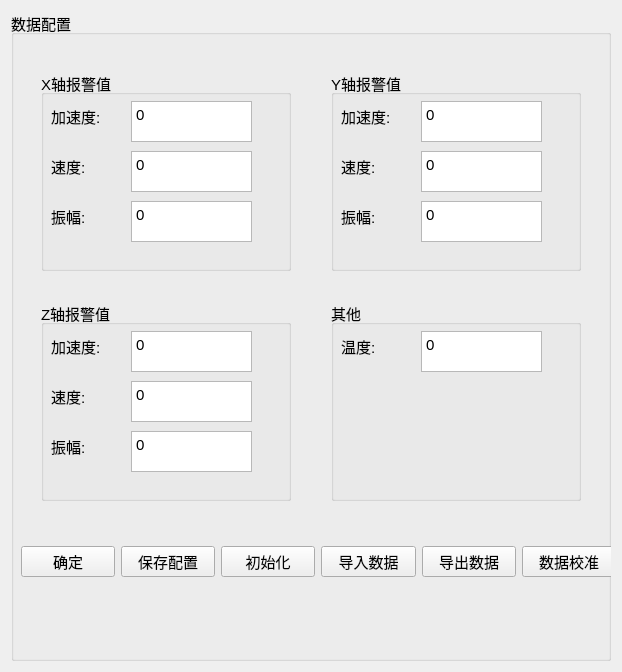
     <widget class="QWidget" name="tab_4">
      <attribute name="title">
       <string>参数配置</string>
      </attribute>
      <layout class="QGridLayout" name="gridLayout_5">
       <item row="0" column="0">
        <widget class="QGroupBox" name="groupBox_8">
         <property name="minimumSize">
          <size>
           <width>600</width>
           <height>650</height>
          </size>
         </property>
         <property name="maximumSize">
          <size>
           <width>600</width>
           <height>650</height>
          </size>
         </property>
         <property name="font">
          <font>
           <pointsize>11</pointsize>
          </font>
         </property>
         <property name="title">
          <string>数据配置</string>
         </property>
         <widget class="QGroupBox" name="groupBox_9">
          <property name="geometry">
           <rect>
            <x>30</x>
            <y>60</y>
            <width>250</width>
            <height>200</height>
           </rect>
          </property>
          <property name="minimumSize">
           <size>
            <width>250</width>
            <height>200</height>
           </size>
          </property>
          <property name="maximumSize">
           <size>
            <width>250</width>
            <height>200</height>
           </size>
          </property>
          <property name="font">
           <font>
            <pointsize>11</pointsize>
           </font>
          </property>
          <property name="title">
           <string>X轴报警值</string>
          </property>
          <widget class="QLabel" name="label_15">
           <property name="geometry">
            <rect>
             <x>10</x>
             <y>30</y>
             <width>71</width>
             <height>31</height>
            </rect>
           </property>
           <property name="text">
            <string>加速度:</string>
           </property>
          </widget>
          <widget class="QLabel" name="label_16">
           <property name="geometry">
            <rect>
             <x>10</x>
             <y>80</y>
             <width>61</width>
             <height>31</height>
            </rect>
           </property>
           <property name="text">
            <string>速度:</string>
           </property>
          </widget>
          <widget class="QLabel" name="label_17">
           <property name="geometry">
            <rect>
             <x>10</x>
             <y>130</y>
             <width>61</width>
             <height>31</height>
            </rect>
           </property>
           <property name="text">
            <string>振幅:</string>
           </property>
          </widget>
          <widget class="QTextEdit" name="textEdit">
           <property name="geometry">
            <rect>
             <x>90</x>
             <y>30</y>
             <width>121</width>
             <height>41</height>
            </rect>
           </property>
           <property name="html">
            <string>&lt;!DOCTYPE HTML PUBLIC &quot;-//W3C//DTD HTML 4.0//EN&quot; &quot;http://www.w3.org/TR/REC-html40/strict.dtd&quot;&gt;
&lt;html&gt;&lt;head&gt;&lt;meta name=&quot;qrichtext&quot; content=&quot;1&quot; /&gt;&lt;style type=&quot;text/css&quot;&gt;
p, li { white-space: pre-wrap; }
&lt;/style&gt;&lt;/head&gt;&lt;body style=&quot; font-family:'SimSun'; font-size:11pt; font-weight:400; font-style:normal;&quot;&gt;
&lt;p style=&quot; margin-top:0px; margin-bottom:0px; margin-left:0px; margin-right:0px; -qt-block-indent:0; text-indent:0px;&quot;&gt;0&lt;/p&gt;&lt;/body&gt;&lt;/html&gt;</string>
           </property>
          </widget>
          <widget class="QTextEdit" name="textEdit_2">
           <property name="geometry">
            <rect>
             <x>90</x>
             <y>80</y>
             <width>121</width>
             <height>41</height>
            </rect>
           </property>
           <property name="html">
            <string>&lt;!DOCTYPE HTML PUBLIC &quot;-//W3C//DTD HTML 4.0//EN&quot; &quot;http://www.w3.org/TR/REC-html40/strict.dtd&quot;&gt;
&lt;html&gt;&lt;head&gt;&lt;meta name=&quot;qrichtext&quot; content=&quot;1&quot; /&gt;&lt;style type=&quot;text/css&quot;&gt;
p, li { white-space: pre-wrap; }
&lt;/style&gt;&lt;/head&gt;&lt;body style=&quot; font-family:'SimSun'; font-size:11pt; font-weight:400; font-style:normal;&quot;&gt;
&lt;p style=&quot; margin-top:0px; margin-bottom:0px; margin-left:0px; margin-right:0px; -qt-block-indent:0; text-indent:0px;&quot;&gt;0&lt;/p&gt;&lt;/body&gt;&lt;/html&gt;</string>
           </property>
          </widget>
          <widget class="QTextEdit" name="textEdit_3">
           <property name="geometry">
            <rect>
             <x>90</x>
             <y>130</y>
             <width>121</width>
             <height>41</height>
            </rect>
           </property>
           <property name="html">
            <string>&lt;!DOCTYPE HTML PUBLIC &quot;-//W3C//DTD HTML 4.0//EN&quot; &quot;http://www.w3.org/TR/REC-html40/strict.dtd&quot;&gt;
&lt;html&gt;&lt;head&gt;&lt;meta name=&quot;qrichtext&quot; content=&quot;1&quot; /&gt;&lt;style type=&quot;text/css&quot;&gt;
p, li { white-space: pre-wrap; }
&lt;/style&gt;&lt;/head&gt;&lt;body style=&quot; font-family:'SimSun'; font-size:11pt; font-weight:400; font-style:normal;&quot;&gt;
&lt;p style=&quot; margin-top:0px; margin-bottom:0px; margin-left:0px; margin-right:0px; -qt-block-indent:0; text-indent:0px;&quot;&gt;0&lt;/p&gt;&lt;/body&gt;&lt;/html&gt;</string>
           </property>
          </widget>
         </widget>
         <widget class="QGroupBox" name="groupBox_10">
          <property name="geometry">
           <rect>
            <x>320</x>
            <y>290</y>
            <width>250</width>
            <height>200</height>
           </rect>
          </property>
          <property name="minimumSize">
           <size>
            <width>250</width>
            <height>200</height>
           </size>
          </property>
          <property name="maximumSize">
           <size>
            <width>250</width>
            <height>200</height>
           </size>
          </property>
          <property name="font">
           <font>
            <pointsize>11</pointsize>
           </font>
          </property>
          <property name="title">
           <string>其他</string>
          </property>
          <widget class="QLabel" name="label_18">
           <property name="geometry">
            <rect>
             <x>10</x>
             <y>30</y>
             <width>51</width>
             <height>31</height>
            </rect>
           </property>
           <property name="text">
            <string>温度:</string>
           </property>
          </widget>
          <widget class="QTextEdit" name="textEdit_8">
           <property name="geometry">
            <rect>
             <x>90</x>
             <y>30</y>
             <width>121</width>
             <height>41</height>
            </rect>
           </property>
           <property name="html">
            <string>&lt;!DOCTYPE HTML PUBLIC &quot;-//W3C//DTD HTML 4.0//EN&quot; &quot;http://www.w3.org/TR/REC-html40/strict.dtd&quot;&gt;
&lt;html&gt;&lt;head&gt;&lt;meta name=&quot;qrichtext&quot; content=&quot;1&quot; /&gt;&lt;style type=&quot;text/css&quot;&gt;
p, li { white-space: pre-wrap; }
&lt;/style&gt;&lt;/head&gt;&lt;body style=&quot; font-family:'SimSun'; font-size:11pt; font-weight:400; font-style:normal;&quot;&gt;
&lt;p style=&quot; margin-top:0px; margin-bottom:0px; margin-left:0px; margin-right:0px; -qt-block-indent:0; text-indent:0px;&quot;&gt;0&lt;/p&gt;&lt;/body&gt;&lt;/html&gt;</string>
           </property>
          </widget>
         </widget>
         <widget class="QGroupBox" name="groupBox_11">
          <property name="geometry">
           <rect>
            <x>320</x>
            <y>60</y>
            <width>250</width>
            <height>200</height>
           </rect>
          </property>
          <property name="minimumSize">
           <size>
            <width>250</width>
            <height>200</height>
           </size>
          </property>
          <property name="maximumSize">
           <size>
            <width>250</width>
            <height>200</height>
           </size>
          </property>
          <property name="font">
           <font>
            <pointsize>11</pointsize>
           </font>
          </property>
          <property name="title">
           <string>Y轴报警值</string>
          </property>
          <widget class="QLabel" name="label_19">
           <property name="geometry">
            <rect>
             <x>10</x>
             <y>30</y>
             <width>71</width>
             <height>31</height>
            </rect>
           </property>
           <property name="text">
            <string>加速度:</string>
           </property>
          </widget>
          <widget class="QLabel" name="label_20">
           <property name="geometry">
            <rect>
             <x>10</x>
             <y>80</y>
             <width>61</width>
             <height>31</height>
            </rect>
           </property>
           <property name="text">
            <string>速度:</string>
           </property>
          </widget>
          <widget class="QLabel" name="label_21">
           <property name="geometry">
            <rect>
             <x>10</x>
             <y>130</y>
             <width>61</width>
             <height>31</height>
            </rect>
           </property>
           <property name="text">
            <string>振幅:</string>
           </property>
          </widget>
          <widget class="QTextBrowser" name="textBrowser_17">
           <property name="geometry">
            <rect>
             <x>90</x>
             <y>130</y>
             <width>121</width>
             <height>41</height>
            </rect>
           </property>
           <property name="html">
            <string>&lt;!DOCTYPE HTML PUBLIC &quot;-//W3C//DTD HTML 4.0//EN&quot; &quot;http://www.w3.org/TR/REC-html40/strict.dtd&quot;&gt;
&lt;html&gt;&lt;head&gt;&lt;meta name=&quot;qrichtext&quot; content=&quot;1&quot; /&gt;&lt;style type=&quot;text/css&quot;&gt;
p, li { white-space: pre-wrap; }
&lt;/style&gt;&lt;/head&gt;&lt;body style=&quot; font-family:'SimSun'; font-size:11pt; font-weight:400; font-style:normal;&quot;&gt;
&lt;p style=&quot; margin-top:0px; margin-bottom:0px; margin-left:0px; margin-right:0px; -qt-block-indent:0; text-indent:0px;&quot;&gt;0&lt;/p&gt;&lt;/body&gt;&lt;/html&gt;</string>
           </property>
          </widget>
          <widget class="QTextEdit" name="textEdit_4">
           <property name="geometry">
            <rect>
             <x>90</x>
             <y>80</y>
             <width>121</width>
             <height>41</height>
            </rect>
           </property>
           <property name="html">
            <string>&lt;!DOCTYPE HTML PUBLIC &quot;-//W3C//DTD HTML 4.0//EN&quot; &quot;http://www.w3.org/TR/REC-html40/strict.dtd&quot;&gt;
&lt;html&gt;&lt;head&gt;&lt;meta name=&quot;qrichtext&quot; content=&quot;1&quot; /&gt;&lt;style type=&quot;text/css&quot;&gt;
p, li { white-space: pre-wrap; }
&lt;/style&gt;&lt;/head&gt;&lt;body style=&quot; font-family:'SimSun'; font-size:11pt; font-weight:400; font-style:normal;&quot;&gt;
&lt;p style=&quot; margin-top:0px; margin-bottom:0px; margin-left:0px; margin-right:0px; -qt-block-indent:0; text-indent:0px;&quot;&gt;0&lt;/p&gt;&lt;/body&gt;&lt;/html&gt;</string>
           </property>
          </widget>
          <widget class="QTextEdit" name="textEdit_5">
           <property name="geometry">
            <rect>
             <x>90</x>
             <y>30</y>
             <width>121</width>
             <height>41</height>
            </rect>
           </property>
           <property name="html">
            <string>&lt;!DOCTYPE HTML PUBLIC &quot;-//W3C//DTD HTML 4.0//EN&quot; &quot;http://www.w3.org/TR/REC-html40/strict.dtd&quot;&gt;
&lt;html&gt;&lt;head&gt;&lt;meta name=&quot;qrichtext&quot; content=&quot;1&quot; /&gt;&lt;style type=&quot;text/css&quot;&gt;
p, li { white-space: pre-wrap; }
&lt;/style&gt;&lt;/head&gt;&lt;body style=&quot; font-family:'SimSun'; font-size:11pt; font-weight:400; font-style:normal;&quot;&gt;
&lt;p style=&quot; margin-top:0px; margin-bottom:0px; margin-left:0px; margin-right:0px; -qt-block-indent:0; text-indent:0px;&quot;&gt;0&lt;/p&gt;&lt;/body&gt;&lt;/html&gt;</string>
           </property>
          </widget>
         </widget>
         <widget class="QGroupBox" name="groupBox_12">
          <property name="geometry">
           <rect>
            <x>30</x>
            <y>290</y>
            <width>250</width>
            <height>200</height>
           </rect>
          </property>
          <property name="minimumSize">
           <size>
            <width>250</width>
            <height>200</height>
           </size>
          </property>
          <property name="maximumSize">
           <size>
            <width>250</width>
            <height>200</height>
           </size>
          </property>
          <property name="font">
           <font>
            <pointsize>11</pointsize>
           </font>
          </property>
          <property name="title">
           <string>Z轴报警值</string>
          </property>
          <widget class="QLabel" name="label_22">
           <property name="geometry">
            <rect>
             <x>10</x>
             <y>30</y>
             <width>71</width>
             <height>31</height>
            </rect>
           </property>
           <property name="text">
            <string>加速度:</string>
           </property>
          </widget>
          <widget class="QLabel" name="label_23">
           <property name="geometry">
            <rect>
             <x>10</x>
             <y>80</y>
             <width>61</width>
             <height>31</height>
            </rect>
           </property>
           <property name="text">
            <string>速度:</string>
           </property>
          </widget>
          <widget class="QLabel" name="label_24">
           <property name="geometry">
            <rect>
             <x>10</x>
             <y>130</y>
             <width>61</width>
             <height>31</height>
            </rect>
           </property>
           <property name="text">
            <string>振幅:</string>
           </property>
          </widget>
          <widget class="QTextBrowser" name="textBrowser_20">
           <property name="geometry">
            <rect>
             <x>90</x>
             <y>130</y>
             <width>121</width>
             <height>41</height>
            </rect>
           </property>
           <property name="html">
            <string>&lt;!DOCTYPE HTML PUBLIC &quot;-//W3C//DTD HTML 4.0//EN&quot; &quot;http://www.w3.org/TR/REC-html40/strict.dtd&quot;&gt;
&lt;html&gt;&lt;head&gt;&lt;meta name=&quot;qrichtext&quot; content=&quot;1&quot; /&gt;&lt;style type=&quot;text/css&quot;&gt;
p, li { white-space: pre-wrap; }
&lt;/style&gt;&lt;/head&gt;&lt;body style=&quot; font-family:'SimSun'; font-size:11pt; font-weight:400; font-style:normal;&quot;&gt;
&lt;p style=&quot; margin-top:0px; margin-bottom:0px; margin-left:0px; margin-right:0px; -qt-block-indent:0; text-indent:0px;&quot;&gt;0&lt;/p&gt;&lt;/body&gt;&lt;/html&gt;</string>
           </property>
          </widget>
          <widget class="QTextEdit" name="textEdit_6">
           <property name="geometry">
            <rect>
             <x>90</x>
             <y>80</y>
             <width>121</width>
             <height>41</height>
            </rect>
           </property>
           <property name="html">
            <string>&lt;!DOCTYPE HTML PUBLIC &quot;-//W3C//DTD HTML 4.0//EN&quot; &quot;http://www.w3.org/TR/REC-html40/strict.dtd&quot;&gt;
&lt;html&gt;&lt;head&gt;&lt;meta name=&quot;qrichtext&quot; content=&quot;1&quot; /&gt;&lt;style type=&quot;text/css&quot;&gt;
p, li { white-space: pre-wrap; }
&lt;/style&gt;&lt;/head&gt;&lt;body style=&quot; font-family:'SimSun'; font-size:11pt; font-weight:400; font-style:normal;&quot;&gt;
&lt;p style=&quot; margin-top:0px; margin-bottom:0px; margin-left:0px; margin-right:0px; -qt-block-indent:0; text-indent:0px;&quot;&gt;0&lt;/p&gt;&lt;/body&gt;&lt;/html&gt;</string>
           </property>
          </widget>
          <widget class="QTextEdit" name="textEdit_7">
           <property name="geometry">
            <rect>
             <x>90</x>
             <y>30</y>
             <width>121</width>
             <height>41</height>
            </rect>
           </property>
           <property name="html">
            <string>&lt;!DOCTYPE HTML PUBLIC &quot;-//W3C//DTD HTML 4.0//EN&quot; &quot;http://www.w3.org/TR/REC-html40/strict.dtd&quot;&gt;
&lt;html&gt;&lt;head&gt;&lt;meta name=&quot;qrichtext&quot; content=&quot;1&quot; /&gt;&lt;style type=&quot;text/css&quot;&gt;
p, li { white-space: pre-wrap; }
&lt;/style&gt;&lt;/head&gt;&lt;body style=&quot; font-family:'SimSun'; font-size:11pt; font-weight:400; font-style:normal;&quot;&gt;
&lt;p style=&quot; margin-top:0px; margin-bottom:0px; margin-left:0px; margin-right:0px; -qt-block-indent:0; text-indent:0px;&quot;&gt;0&lt;/p&gt;&lt;/body&gt;&lt;/html&gt;</string>
           </property>
          </widget>
         </widget>
         <widget class="QWidget" name="layoutWidget">
          <property name="geometry">
           <rect>
            <x>10</x>
            <y>530</y>
            <width>595</width>
            <height>41</height>
           </rect>
          </property>
          <layout class="QHBoxLayout" name="horizontalLayout">
           <item>
            <widget class="QPushButton" name="pushButton">
             <property name="text">
              <string>确定</string>
             </property>
            </widget>
           </item>
           <item>
            <widget class="QPushButton" name="pushButton_2">
             <property name="text">
              <string>保存配置</string>
             </property>
            </widget>
           </item>
           <item>
            <widget class="QPushButton" name="pushButton_3">
             <property name="text">
              <string>初始化</string>
             </property>
            </widget>
           </item>
           <item>
            <widget class="QPushButton" name="pushButton_7">
             <property name="text">
              <string>导入数据</string>
             </property>
            </widget>
           </item>
           <item>
            <widget class="QPushButton" name="pushButton_8">
             <property name="text">
              <string>导出数据</string>
             </property>
            </widget>
           </item>
           <item>
            <widget class="QPushButton" name="pushButton_9">
             <property name="text">
              <string>数据校准</string>
             </property>
            </widget>
           </item>
          </layout>
         </widget>
        </widget>
       </item>
      </layout>
     </widget>
